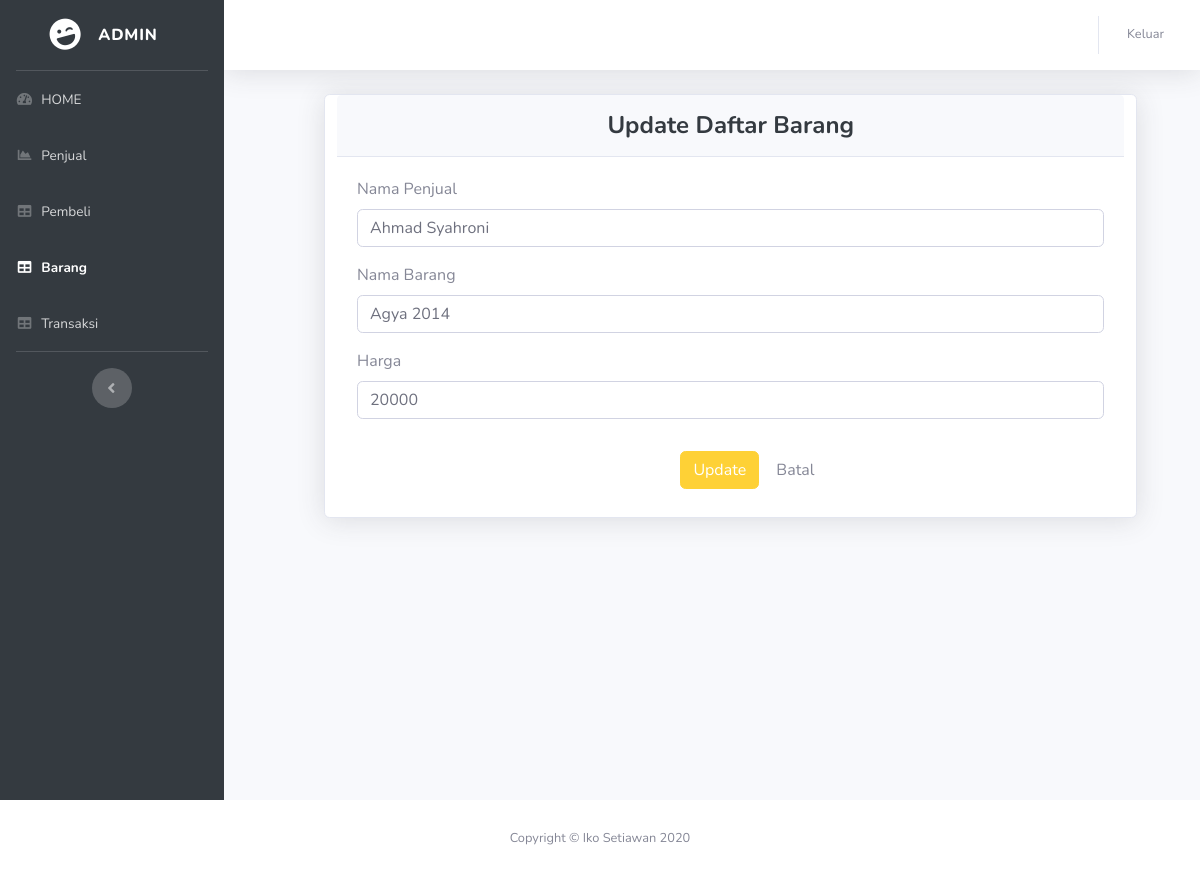
Screenshot of /Admin/updateBarang/4 with the database file from the repository.
### tables this page shows
CREATE TABLE `tb_barang` (
  `id_barang` int(11) NOT NULL,
  `id_penjual` int(11) NOT NULL,
  `nama_penjual` varchar(128) NOT NULL,
  `nama_barang` varchar(64) NOT NULL,
  `harga` int(24) NOT NULL,
  `status` varchar(32) NOT NULL,
  `deskripsi` text NOT NULL
);

### application/controllers/Admin.php (called while the page is built, shortened)
<?php
class Admin extends CI_Controller
{
    public function __construct()
    {
        $this->load->model('M_penjual');
        $this->load->model('M_pembeli');
        $this->load->model('M_barang');
        $this->load->model('m_transaksi');
        $this->load->library('dompdf_gen');
        $this->load->library('form_validation');
    }
    public function updateBarang($id)
    {
        $data['judul'] = "Update Data Pembeli ";
        $data['barang'] = $this->M_barang->getPembeliById($id);
        $this->form_validation->set_rules('nama_penjual', 'Nama_penjual', 'required|trim', ['required' => 'Harap mengisi nama penjual terlebih dahulu']);
        $this->form_validation->set_rules('nama_barang', 'Nama_barang', 'required|trim', ['required' => 'Harap mengisi nama barang terlebih dahulu']);
        $this->form_validation->set_rules('harga', 'Harga', 'required|trim', ['required' => 'Harap memilih status terlebih dahulu']);
        if ($this->form_validation->run() == FALSE) {
            $this->load->view("admin/v_header", $data);
            $this->load->view('admin/barang/V_update_barang', $data);
            $this->load->view("admin/v_footer");
            $this->session->set_flashdata('message', 'Gagal diubah ! ');
        } else {
            $this->M_barang->ubahDataBarang();
            $this->session->set_flashdata('message', 'Berhasil diubah');
            redirect('Admin/tampilBarang');
        }
    }
}

### index.php (called while the page is built, shortened)
<?php
require_once BASEPATH.'core/CodeIgniter.php';

### application/models/m_barang.php (called while the page is built, shortened)
<?php
class M_barang extends CI_Model
{
    public function getPembeliById($id)
    {
        return $this->db->get_where('tb_barang', ['id_barang' => $id])->row_array();
    }
}

### application/views/admin/barang/v_update_barang.php (the view, shortened to what this page needs)
<div id="wrapper">
    <ul class="navbar-nav bg-gradient-primary sidebar sidebar-dark accordion" id="accordionSidebar">
        <a class="sidebar-brand d-flex align-items-center justify-content-center" href="index.html">
            <div class="sidebar-brand-icon rotate-n-15">
                <i class="fas fa-laugh-wink"></i>
            </div>
            <div class="sidebar-brand-text mx-3">ADMIN</div>
        </a>
        <hr class="sidebar-divider my-0">
        <li class="nav-item">
            <a class="nav-link" href="<?= base_url(); ?>Admin">
                <i class="fas fa-fw fa-tachometer-alt"></i>
                <span>HOME</span></a>
        </li>
        <li class="nav-item">
            <a class="nav-link" href="<?= base_url(); ?>Admin/tampilPenjual">
                <i class="fas fa-fw fa-chart-area"></i>
                <span>Penjual </span></a>
        </li>
        <li class="nav-item">
            <a class="nav-link" href="<?= base_url(); ?>Admin/tampilPembeli">
                <i class="fas fa-fw fa-table"></i>
                <span>Pembeli</span></a>
        </li>
        <li class="nav-item active">
            <a class="nav-link" href="<?= base_url(); ?>Admin/tampilBarang">
                <i class="fas fa-fw fa-table"></i>
                <span>Barang</span></a>
        </li>
        <li class="nav-item">
            <a class="nav-link" href="<?= base_url(); ?>Admi/Transaksi">
                <i class="fas fa-fw fa-table"></i>
                <span>Transaksi</span></a>
        </li>
        <hr class="sidebar-divider d-none d-md-block">
        <div class="text-center d-none d-md-inline">
            <button class="rounded-circle border-0" id="sidebarToggle"></button>
        </div>
    </ul>
    <div id="content-wrapper" class="d-flex flex-column">
        <div id="content">
            <nav class="navbar navbar-expand navbar-light bg-white topbar mb-4 static-top shadow">
                <ul class="navbar-nav ml-auto">
                    <li class="nav-item dropdown no-arrow">
                        <a class="nav-link dropdown-toggle" href="#" data-toggle="modal" data-target="#logoutModal">
                            <span class="mr-2 d-none d-lg-inline text-gray-600 small">Keluar</span>
                        </a>
                    </li>
                </ul>
            </nav>
            <div class="card shadow mb-4 col-sm-10" style="margin-left: 100px;">
                <div class="card-header py-3">
                    <h4 class="m-0 font-weight-bold text-primary text-center">Update Daftar Barang </h4>
                </div>
                <div class="card-body">
                    <form method="post">
                        <div class="form-group">
                            <label for="nama_penjual">Nama Penjual </label>
                            <input type="text" name="nama_penjual" class="form-control" id="nama_penjual" value="<?= $barang['nama_penjual']; ?>">
                        </div>
                        <div class="form-group">
                            <label for="nama_barang">Nama Barang</label>
                            <input type="text" name="nama_barang" class="form-control" id="nama_barang" value="<?= $barang['nama_barang']; ?>">
                        </div>
                        <div class="form-group">
                            <label for="harga">Harga</label>
                            <input type="number" name="harga" class="form-control" id="harga" value="<?= $barang['harga']; ?>">
                        </div>
                        <div class="col-sm-4 offset-5">
                            <button type="submit" name="ubah" class="btn btn-primary mt-3 mb-2"> Update </button>
                    </form>
                    <a class="btn mt-3 mb-2 mr-4" href="<?= base_url() ?>admin/tampilBarang"> Batal </a>
                </div>
            </div>
        </div>
    </div>
</div>

### rows the page displays
tb_barang: nama_penjual "Ahmad Syahroni", nama_barang "Agya 2014", harga "20000"
